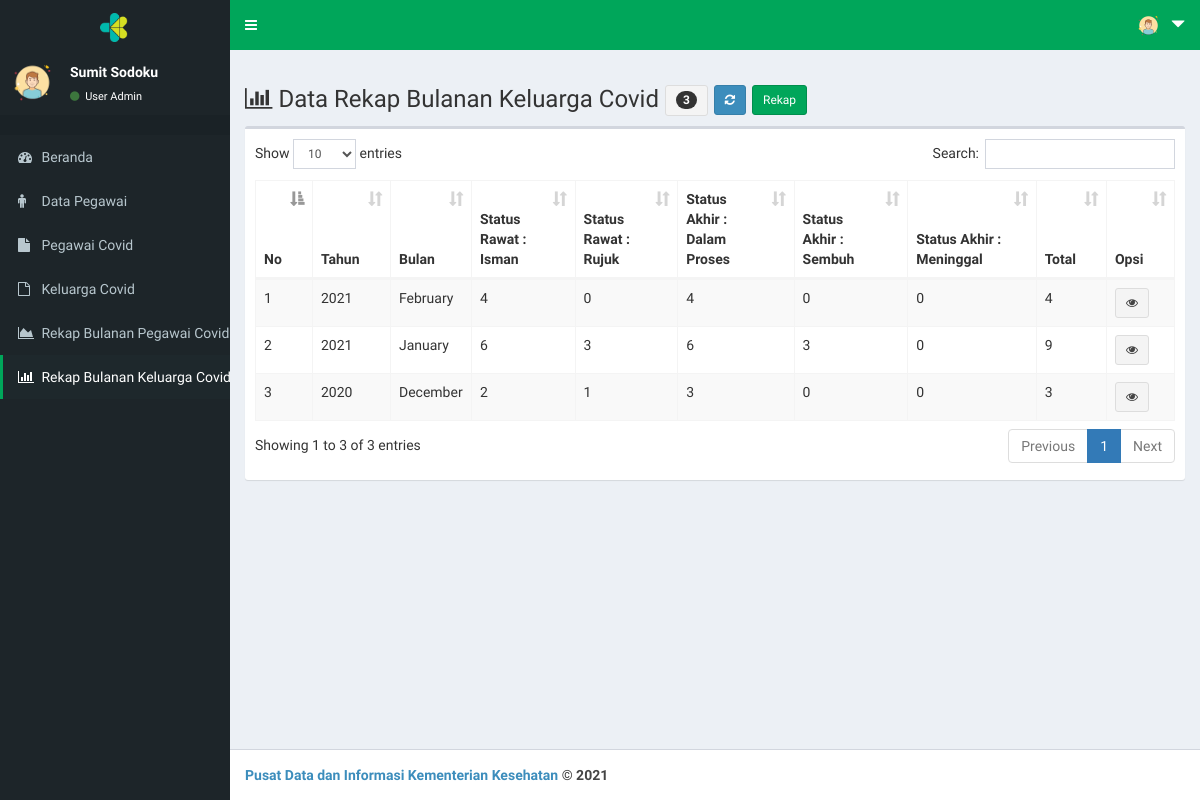
Page /page/index.php?menu=rekkel_data (signed in) on the earlier database version.
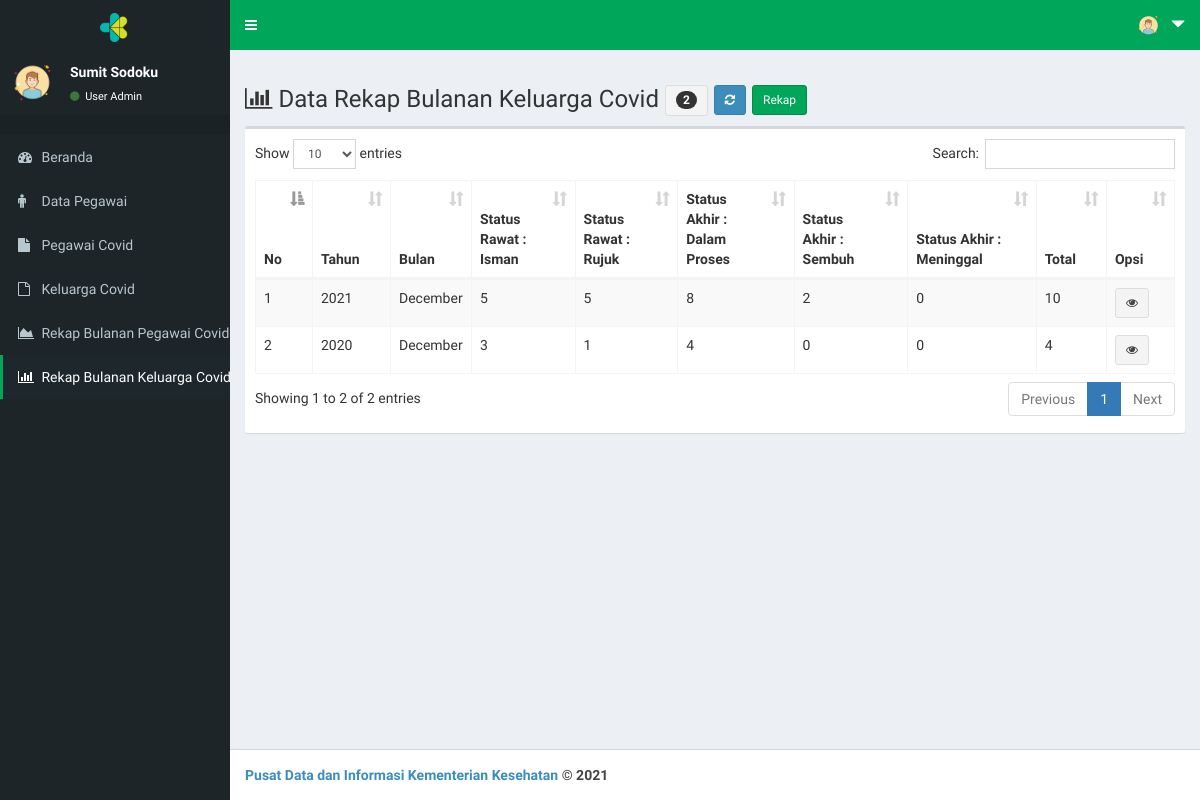
Same page on the later database version.
### tables this page shows
CREATE TABLE `tb_user` (
  `user_id` int(11) NOT NULL,
  `user_nama` varchar(30) NOT NULL,
  `user_email` varchar(30) NOT NULL,
  `user_telp` varchar(15) NOT NULL,
  `user_akses` enum('Super','Admin') NOT NULL,
  `user_org` varchar(100) NOT NULL,
  `user_orgsat` varchar(100) NOT NULL,
  `user_orgunit` varchar(100) NOT NULL,
  `user_name` varchar(15) NOT NULL,
  `user_pass` varchar(40) NOT NULL,
  `user_nip` varchar(20) NOT NULL,
  `user_nik` varchar(20) NOT NULL
);

CREATE TABLE `tb_rekkel` (
  `rekkel_id` int(11) NOT NULL,
  `rekkel_tahun` varchar(4) NOT NULL,
  `rekkel_bulan` varchar(10) NOT NULL,
  `rekkel_srisman` varchar(10) NOT NULL,
  `rekkel_srrujuk` int(11) NOT NULL,
  `rekkel_saproses` int(11) NOT NULL,
  `rekkel_sasembuh` int(11) NOT NULL,
  `rekkel_samati` int(11) NOT NULL,
  `rekkel_total` int(11) NOT NULL
);

### page/rekkel_data.php (the view, shortened to what this page needs)
<!DOCTYPE html>
<html>
<head>
</head>
<body>
    <div class="row">
    <div class="col-xs-12 col-md-12">
      <h3><span class="fa fa-bar-chart"></span>
        Data Rekap Bulanan Keluarga Covid
        <?php
          $qjumlah = mysqli_query($koneksi,"SELECT * FROM tb_rekkel ");
          $jumlah = mysqli_num_rows($qjumlah);
        ?>
        <button class="btn btn-sm btn-default"><span class="badge"><?php echo $jumlah; ?></span></button>
        <a href="?menu=rekkel_data" class="btn btn-sm btn-primary"><span class="fa fa-refresh"></a>
        <a href="?menu=rekkel_rekap" class="btn btn-sm btn-success">Rekap</a>
    </h3>
    </div>
  </div>
  <div class="box">
        <div class="box-body">
            <table id="example1" class="table table-bordered table-striped">
              <thead>
                <tr>
            <th>No</th>
            <th>Tahun</th>
            <th>Bulan</th>
            <th>Status Rawat : Isman</th>
            <th>Status Rawat : Rujuk</th>
            <th>Status Akhir : Dalam Proses</th>
            <th>Status Akhir : Sembuh</th>
            <th>Status Akhir : Meninggal</th>
            <th>Total</th>
            <th>Opsi</th>
                </tr>
              </thead>
              <tbody>
          <?php
              $no = 1;
              $sql = $koneksi->query("SELECT * FROM tb_rekkel ORDER BY rekkel_tahun DESC, rekkel_bulan DESC");
              while ($data=$sql->fetch_assoc()) {
          ?>
            <tr>
                <td> <?php echo $no++; ?> </td>
                <td> <?php echo $data['rekkel_tahun']; ?></td>
                <td> <?php $bulan_nama = date("F", mktime(0, 0, 0, $data['rekkel_bulan'], 10)); ?>
                     <?php echo $bulan_nama; ?></td>
                <td> <?php echo $data['rekkel_srisman']; ?></td>
                <td> <?php echo $data['rekkel_srrujuk']; ?></td>
                <td> <?php echo $data['rekkel_saproses']; ?></td>
                <td> <?php echo $data['rekkel_sasembuh']; ?></td>
                <td> <?php echo $data['rekkel_samati']; ?></td>
                <td> <?php echo $data['rekkel_total']; ?></td>
                <td>
                  <a href="?menu=rekkel_detail&rekkel_id=<?php echo $data['rekkel_id']; ?>" class="btn btn-sm btn-default" title="Rekap <?php echo $data['rekkel_bulan']." ".$data['rekkel_tahun'];?>"><span class="fa fa-eye"></a></a>
                </td>
            </tr>
              <?php
              }
          ?>
              </tbody>
          </table>
      </div>
  </div>
</body>
</html>

### page/index.php (shortened to what this page needs)
<?php
  include "../inc/koneksi.php";
  $qprofil        = mysqli_query($koneksi,"SELECT * FROM tb_user WHERE user_id='$_SESSION[userweb]'");
  $profil         = mysqli_fetch_array($qprofil);
?>
<!DOCTYPE html>
<html>
  <head>
    <link rel="stylesheet" href="../lte/bootstrap/css/bootstrap.min.css">
    <link rel="stylesheet" href="https://cdnjs.cloudflare.com/ajax/libs/font-awesome/4.5.0/css/font-awesome.min.css">
    <link rel="stylesheet" href="https://cdnjs.cloudflare.com/ajax/libs/ionicons/2.0.1/css/ionicons.min.css">
    <link rel="stylesheet" href="../lte/dist/css/AdminLTE.min.css">
    <link rel="stylesheet" href="../lte/plugins/datatables/dataTables.bootstrap.css">
    <link rel="stylesheet" href="../lte/dist/css/skins/_all-skins.css">
    <link rel="stylesheet" href="../inc/mystyle.css">
  </head>
  <body class="hold-transition skin-green">
  <div class="wrapper">
    <header class="main-header">
      <a href="" class="logo" style=" background-color: #1d2529 !important">
       <img src="kmk.png" alt="" style="width: 30px !important;">
      </a>
      <nav class="navbar  navbar-static-top" role="navigation">
        <a href="#" class="sidebar-toggle" data-toggle="offcanvas" role="button">
        </a>
      <div class="navbar-custom-menu">
        <ul class="nav navbar-nav">
          <li class="dropdown user user-menu">
            <a href="#" class="dropdown-toggle" data-toggle="dropdown">
              <img src="../lte/dist/img/m.png" class="user-image" alt="User Image">
              <span class="hidden-xs"><span class="glyphicon glyphicon-triangle-bottom"></span></span>
            </a>
          </li>
        </ul>
      </div>
    </nav>
  </header>
    <aside class="main-sidebar" style=" background-color: #1d2529 !important">
    <section class="sidebar" style="color: #ffffff !important">
      <div class="user-panel">
        <div class="pull-left image">
          <img src="../lte/dist/img/m.png" class="img-circle" alt="User Image">
        </div>
        <div class="pull-left info">
          <p><?php echo $profil['user_nama']; ?></p>
          <a href="#">
            <i class="fa fa-circle text-success"></i> User <?php echo $profil['user_akses']; ?></a>
        </div>
      </div>
      <?php
        @$menu= $_GET['menu'];
      ?>
      <ul class="sidebar-menu">
        <li class="header"></li>
        <li <?php if (
          $menu=="" ||
          $menu=="dashboard"
          ){echo "class='active'";} ?>>
            <a href="?menu=dashboard">
              <i class="fa fa-dashboard"></i>
              <span>Beranda
              </span>
            </a>
        </li>
<?php if($profil['user_akses']!='Umum'){ ?>
        <li <?php if (
          $menu=="peg_data" ||
          $menu=="peg_tambah" ||
          $menu=="peg_edit" ||
          $menu=="peg_hapus"||
          $menu=="peg_hapus_semua"||
          $menu=="kon_data"||
          $menu=="kon_edit"||
          $menu=="kon_tambah"||
          $menu=="kel_data"||
          $menu=="kel_edit"||
          $menu=="kel_tambah"||
          $menu=="kel_tambah_lama"||
          $menu=="kel_identitas"||
          $menu=="kel_identitas_edit"||
          $menu=="kel_identitas_hapus"
          ){echo "class='active'";} ?>>
            <a href="?menu=peg_data">
              <i class="fa fa-male"></i>
              <span>Data Pegawai
              </span>
            </a>
        </li>
        <li <?php if (
          $menu=="vkon_data"||
          $menu=="vkon_tambah"||
          $menu=="vkon_hapus"
          ){echo "class='active'";} ?>>
            <a href="?menu=vkon_data">
              <i class="fa fa-file"></i>
              <span>Pegawai Covid
              </span>
            </a>
        </li>
        <li <?php if (
          $menu=="vkel_data"||
          $menu=="vkel_tambah"||
          $menu=="vkel_hapus"
          ){echo "class='active'";} ?>>
            <a href="?menu=vkel_data">
              <i class="fa fa-file-o"></i>
              <span>Keluarga Covid
              </span>
            </a>
        </li>
        <li <?php if (
          $menu=="rekkon_data"||
          $menu=="rekkon_rekap"||
          $menu=="rekkon_detail"
          ){echo "class='active'";} ?>>
            <a href="?menu=rekkon_data">
              <i class="fa fa-area-chart"></i>
              <span>Rekap Bulanan Pegawai Covid
              </span>
            </a>
        </li>
        <li <?php if (
          $menu=="rekkel_data"||
          $menu=="rekkel_rekap"||
          $menu=="rekkel_detail"
          ){echo "class='active'";} ?>>
            <a href="?menu=rekkel_data">
              <i class="fa fa-bar-chart"></i>
              <span>Rekap Bulanan Keluarga Covid
              </span>
            </a>
        </li>
<?php } ?>
      </ul>
    </section>
  </aside>
  <div class="content-wrapper">
    <section class="content">
      <?php
        switch($_GET['menu']){
          case 'rekkel_data':
          include "rekkel_data.php";
          break;
                ?>
                <?php
        }
      ?>
    </section>
  </div>
  <footer class="main-footer">
    <strong><a href="">Pusat Data dan Informasi Kementerian Kesehatan</a> &copy; 2021 </a>
  </footer>
</div>
</body>
</html>

Differences in the rows shown:
removed tb_rekkel: rekkel_tahun "2021", rekkel_bulan "February", rekkel_srisman "4", rekkel_srrujuk "0", rekkel_saproses "4", rekkel_sasembuh "0", rekkel_samati "0", rekkel_total "4"
removed tb_rekkel: rekkel_tahun "2021", rekkel_bulan "January", rekkel_srisman "6", rekkel_srrujuk "3", rekkel_saproses "6", rekkel_sasembuh "3", rekkel_samati "0", rekkel_total "9"
removed tb_rekkel: rekkel_tahun "2020", rekkel_bulan "December", rekkel_srisman "2", rekkel_srrujuk "1", rekkel_saproses "3", rekkel_sasembuh "0", rekkel_samati "0", rekkel_total "3"
added tb_rekkel: rekkel_tahun "2021", rekkel_bulan "December", rekkel_srisman "5", rekkel_srrujuk "5", rekkel_saproses "8", rekkel_sasembuh "2", rekkel_samati "0", rekkel_total "10"
added tb_rekkel: rekkel_tahun "2020", rekkel_bulan "December", rekkel_srisman "3", rekkel_srrujuk "1", rekkel_saproses "4", rekkel_sasembuh "0", rekkel_samati "0", rekkel_total "4"
Other differences:
$jumlah: "3" → "2"
text written by a page script: "Show entries Search: Showing 1 to 3 of 3 entries Previous 1 Next" → "Show entries Search: Showing 1 to 2 of 2 entries Previous 1 Next"
